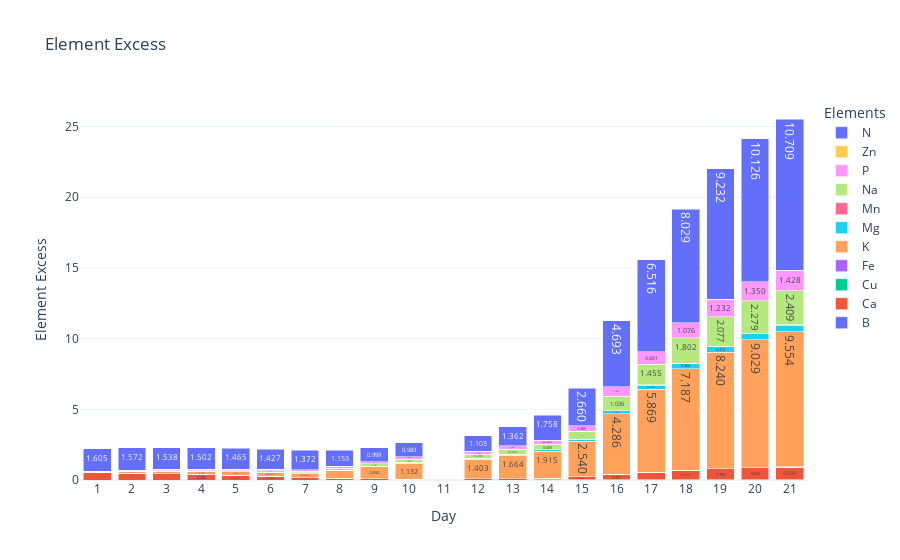

Here is the notebook cell this chart was saved with:
### Markdown cell above
## Analysis

### Code cell
def create_left_over_df(optimization_results, maxes):
    data = {}
    for k, result in optimization_results.items():
        data[k] = result.left_over*maxes
    df = pd.DataFrame(data).T  # Transpose to have keys as row indexes
    return df

df_left_over = create_left_over_df(optimization_results, maxes=maxes)
fig = plot_element_stacked_interactive_streamlit(df_left_over)
fig.show()
